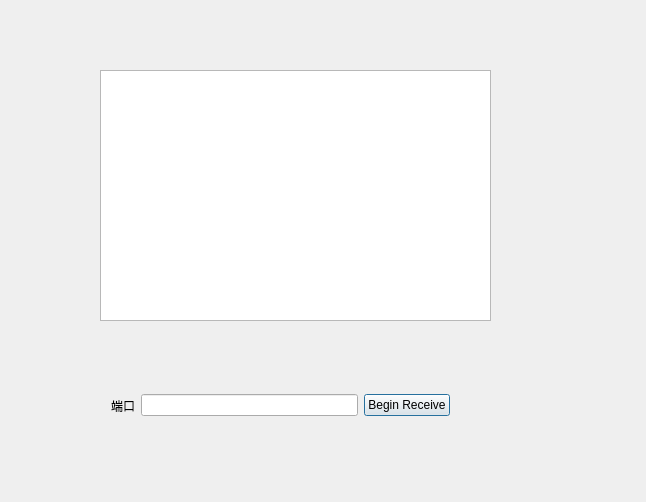
<?xml version="1.0" encoding="UTF-8"?>
<ui version="4.0">
 <class>udpClient</class>
 <widget class="QDialog" name="udpClient">
  <property name="geometry">
   <rect>
    <x>0</x>
    <y>0</y>
    <width>646</width>
    <height>502</height>
   </rect>
  </property>
  <property name="windowTitle">
   <string>udpClient</string>
  </property>
  <widget class="QListWidget" name="m_context">
   <property name="geometry">
    <rect>
     <x>100</x>
     <y>70</y>
     <width>391</width>
     <height>251</height>
    </rect>
   </property>
  </widget>
  <widget class="QWidget" name="">
   <property name="geometry">
    <rect>
     <x>100</x>
     <y>380</y>
     <width>361</width>
     <height>51</height>
    </rect>
   </property>
   <layout class="QHBoxLayout" name="horizontalLayout">
    <item>
     <widget class="QLabel" name="m_port">
      <property name="text">
       <string>端口</string>
      </property>
     </widget>
    </item>
    <item>
     <widget class="QLineEdit" name="port"/>
    </item>
    <item>
     <widget class="QPushButton" name="m_start">
      <property name="text">
       <string>Begin Receive</string>
      </property>
     </widget>
    </item>
   </layout>
  </widget>
 </widget>
 <layoutdefault spacing="6" margin="11"/>
 <resources/>
 <connections/>
</ui>
